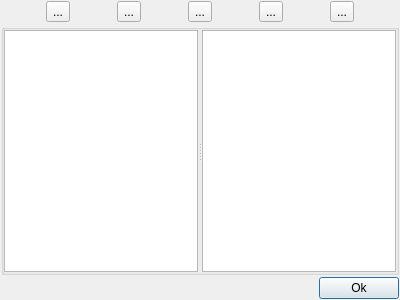
<?xml version="1.0" encoding="UTF-8"?>
<ui version="4.0">
 <class>HelpDialog</class>
 <widget class="QDialog" name="HelpDialog">
  <property name="geometry">
   <rect>
    <x>0</x>
    <y>0</y>
    <width>400</width>
    <height>300</height>
   </rect>
  </property>
  <property name="windowTitle">
   <string>3D-LED Cube Help</string>
  </property>
  <property name="windowIcon">
   <iconset resource="../icons.qrc">
    <normaloff>:/images/help-hint.png</normaloff>:/images/help-hint.png</iconset>
  </property>
  <layout class="QVBoxLayout" name="verticalLayout" stretch="0,1,0">
   <property name="spacing">
    <number>2</number>
   </property>
   <property name="leftMargin">
    <number>1</number>
   </property>
   <property name="topMargin">
    <number>1</number>
   </property>
   <property name="rightMargin">
    <number>1</number>
   </property>
   <property name="bottomMargin">
    <number>1</number>
   </property>
   <item>
    <layout class="QHBoxLayout" name="horizontalLayout">
     <item>
      <widget class="QToolButton" name="toolButton">
       <property name="text">
        <string>...</string>
       </property>
      </widget>
     </item>
     <item>
      <widget class="QToolButton" name="toolButton_2">
       <property name="text">
        <string>...</string>
       </property>
      </widget>
     </item>
     <item>
      <widget class="QToolButton" name="toolButton_3">
       <property name="text">
        <string>...</string>
       </property>
      </widget>
     </item>
     <item>
      <widget class="QToolButton" name="toolButton_4">
       <property name="text">
        <string>...</string>
       </property>
      </widget>
     </item>
     <item>
      <widget class="QToolButton" name="toolButton_5">
       <property name="text">
        <string>...</string>
       </property>
      </widget>
     </item>
    </layout>
   </item>
   <item>
    <widget class="QGroupBox" name="groupBox">
     <property name="title">
      <string/>
     </property>
     <layout class="QVBoxLayout" name="verticalLayout_2">
      <property name="leftMargin">
       <number>0</number>
      </property>
      <property name="topMargin">
       <number>0</number>
      </property>
      <property name="rightMargin">
       <number>0</number>
      </property>
      <property name="bottomMargin">
       <number>0</number>
      </property>
      <item>
       <widget class="QSplitter" name="m_helpSplitter">
        <property name="orientation">
         <enum>Qt::Horizontal</enum>
        </property>
        <widget class="QListView" name="listView"/>
        <widget class="QTextEdit" name="textEdit"/>
       </widget>
      </item>
     </layout>
    </widget>
   </item>
   <item>
    <layout class="QHBoxLayout" name="horizontalLayout_2">
     <item>
      <spacer name="horizontalSpacer">
       <property name="orientation">
        <enum>Qt::Horizontal</enum>
       </property>
       <property name="sizeHint" stdset="0">
        <size>
         <width>40</width>
         <height>20</height>
        </size>
       </property>
      </spacer>
     </item>
     <item>
      <widget class="QPushButton" name="m_okPB">
       <property name="text">
        <string>Ok</string>
       </property>
      </widget>
     </item>
    </layout>
   </item>
  </layout>
 </widget>
 <resources>
  <include location="../icons.qrc"/>
 </resources>
 <connections/>
</ui>
